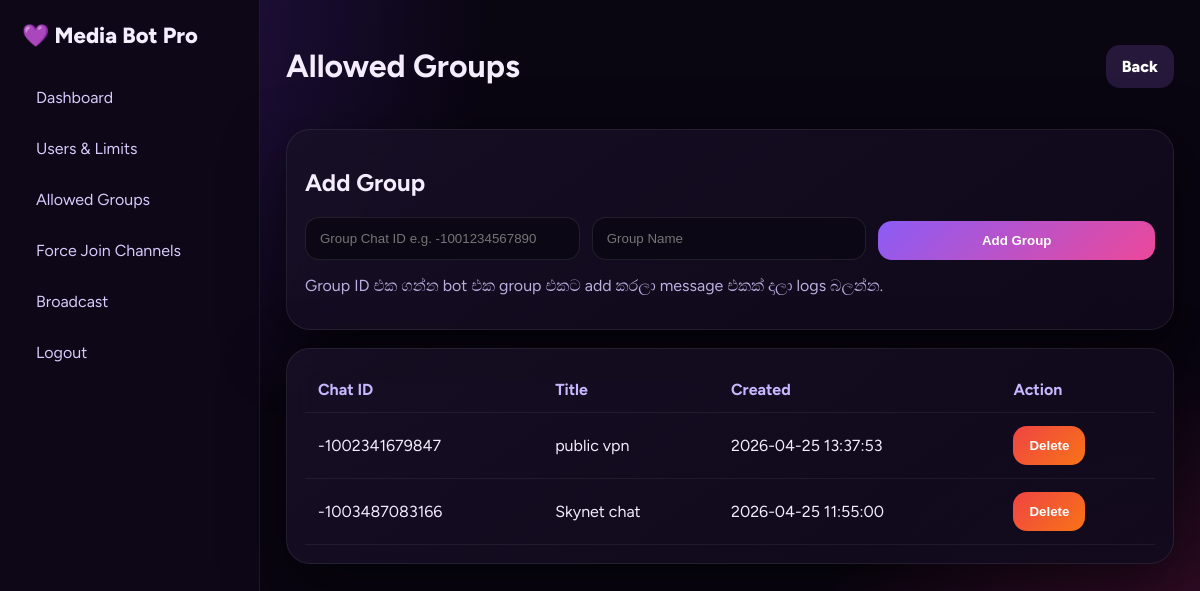
The page /groups (signed in) on the database its author committed.
### tables this page shows
CREATE TABLE allowed_groups (
        chat_id INTEGER PRIMARY KEY,
        title TEXT,
        created_at TEXT DEFAULT CURRENT_TIMESTAMP
    );

### main.py (the view)
@app.get("/groups", response_class=HTMLResponse)
def groups_page(request: Request, _: bool = Depends(admin_required)):
    con = db()
    groups = con.execute("SELECT * FROM allowed_groups ORDER BY created_at DESC").fetchall()
    con.close()
    return render(request, "groups.html", {"groups": groups})

### templates/groups.html
{% extends 'base.html' %}{% block content %}<div class="top"><h1>Allowed Groups</h1><a class="btn btn2" href="/">Back</a></div><div class="table-card"><h2>Add Group</h2><form class="row" method="post" action="/groups/add"><input class="input" name="chat_id" placeholder="Group Chat ID e.g. -1001234567890" required><input class="input" name="title" placeholder="Group Name"><button class="btn">Add Group</button></form><p class="muted">Group ID එක ගන්න bot එක group එකට add කරලා message එකක් දාලා logs බලන්න.</p></div><div class="table-card"><table><tr><th>Chat ID</th><th>Title</th><th>Created</th><th>Action</th></tr>{% for g in groups %}<tr><td>{{g.chat_id}}</td><td>{{g.title}}</td><td>{{g.created_at}}</td><td><form method="post" action="/groups/delete"><input type="hidden" name="chat_id" value="{{g.chat_id}}"><button class="btn danger">Delete</button></form></td></tr>{% endfor %}</table></div>{% endblock %}

### static/style.css (style rules this page uses)
* { box-sizing:border-box }
body { margin:0;font-family:Figtree,system-ui;background:#090511;color:#f4ecff }
.login-card,.card,.table-card { background:linear-gradient(145deg,#181026dd,#100a1cdd);border:1px solid #ffffff14;border-radius:24px;box-shadow:0 20px 60px #0008;backdrop-filter:blur(18px) }
.muted { color:#bdaee0 }
.input,textarea,select { width:100%;background:#0b0714;border:1px solid #ffffff18;color:#fff;border-radius:14px;padding:13px 14px;outline:none }
.btn { border:0;border-radius:14px;padding:12px 16px;background:linear-gradient(135deg,#8b5cf6,#ec4899);color:white;font-weight:800;cursor:pointer;text-decoration:none;display:inline-block }
.btn2 { background:#25183b }
.danger { background:linear-gradient(135deg,#ef4444,#f97316) }
.top { display:flex;justify-content:space-between;align-items:center;margin-bottom:22px }
.table-card { padding:18px;margin-top:18px;overflow:auto }
table { width:100%;border-collapse:collapse }
td,th { padding:13px;border-bottom:1px solid #ffffff10;text-align:left }
th { color:#c8b6ff }
.row { display:flex;gap:12px;align-items:end;flex-wrap:wrap }
.row>* { flex:1 }
a { color:#d8b4fe }

### rows shown on the page
allowed_groups: chat_id "-1002341679847", title "public vpn", created_at "2026-04-25 13:37:53"
allowed_groups: chat_id "-1003487083166", title "Skynet chat", created_at "2026-04-25 11:55:00"
